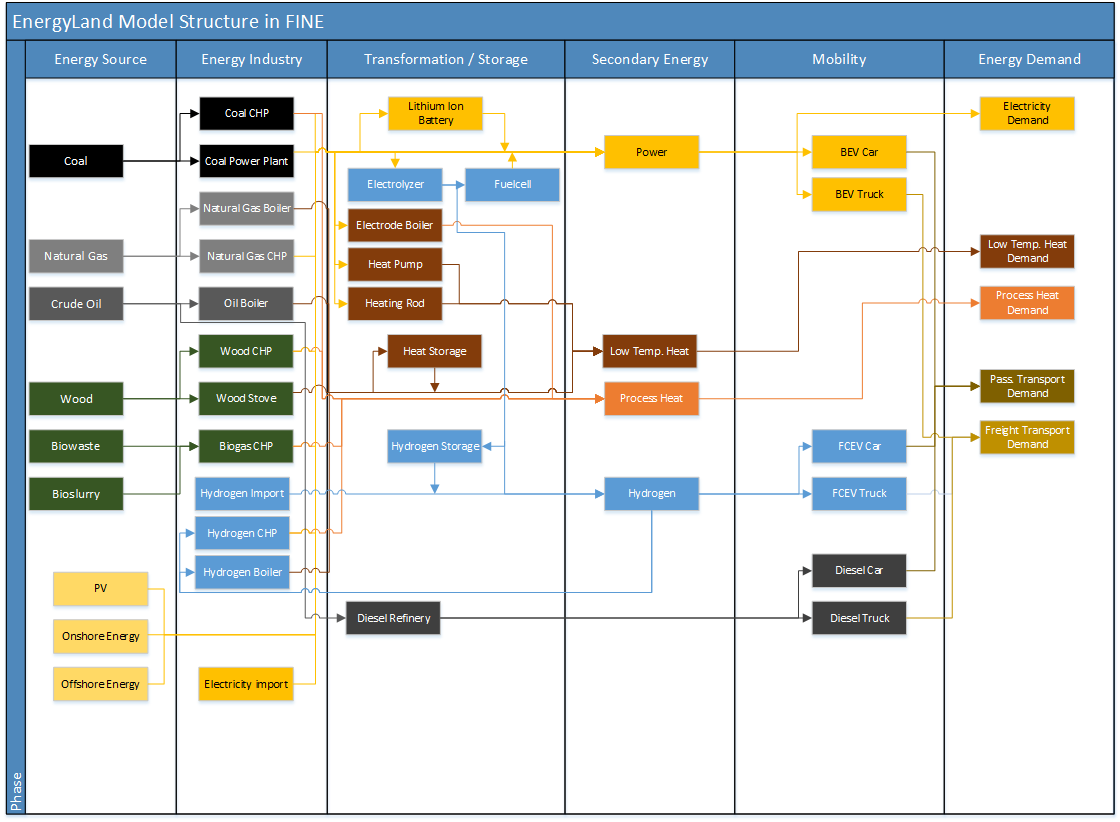
#> input picture FINE/Examples/EnergyLand/strukturExample.png, 1120 x 822 px
$ python -i practice.py   (imports and definitions only)
#> lines starting #> are read from the running program, lines starting #| are printed output that depends on the picture
import numpy as np
import pandas as pd
import oemof.solph as solph
from oemof.network.network import Node
import oemof.thermal.compression_heatpumps_and_chillers as hp
from oemof.tools import logger
from oemof.tools import economics
import logging
import os
from oemof.network.graph import create_nx_graph
import networkx as nx
import pprint as pp
from oemof.thermal.stratified_thermal_storage import (
    calculate_storage_u_value,
    calculate_storage_dimensions,
    calculate_capacities,
    calculate_losses,
)

try:
    import matplotlib.pyplot as plt
except ImportError:
    plt = None

# [37 lines left out: function read_excel, not called in this run]


def convert_nodes(data):
    """Converts node dict to oemof nodes (oemof objects)
                Parameters
                ----------
                data : :obj:`dict`
                    Nodes data
                Returns
                -------
                nodesList : `obj`:list of :class:`nodes <oemof.network.Node>`
    """
    if not data:
        raise ValueError("No nodes data provided.")

    nodesList = []

    # Create Bus objects from buses table
    busDict = {}
    for i, b in data["buses"].iterrows():
        if b["active"]:
            bus = solph.Bus(label=b["label"])
            nodesList.append(bus)
            busDict[b["label"]] = bus

    # Create excess components for the elec/heat bus to allow overproduction


    # Create Source objects from table 'commodity sources'
    for i, cs in data["commodity_sources"].iterrows():
        if cs["active"]:
            nodesList.append(solph.Source(
                    label=cs["label"],
                    outputs={
                        busDict[cs["to"]]: solph.Flow(
                            variable_costs=cs["variable costs"]
                        )
                    },
                ))

    # Create Sink objects with fixed time series from 'demand' table
    for i, de in data["demand"].iterrows():
        if de["active"]:
            # set static inflow values, if any
            inflow_args = {}
            # get time series for node and parameter
            for col in data["timeseries"].columns.values:
                if col.split(".")[0] == de["label"]:
                    inflow_args[col.split(".")[1]] = data["timeseries"][col]

            # create
            nodesList.append(
                solph.Sink(
                    label=de["label"],
                    inputs={busDict[de["from"]]: solph.Flow(**inflow_args)},
                )
            )

    Temperature_sh = 35
    Temperature_dhw = 55
    Temperature_a = np.array(data["timeseries"]["temperature.actual"])

    # Create Transformer objects from 'transformers' table
    for i, t in data["transformers"].iterrows():
        if t["active"]:
            if t["label"] == "HP":
                copSH = calculate_cop(Temperature_sh,Temperature_a)
                copDHW = calculate_cop(Temperature_dhw,Temperature_a)
                nodesList.append(
                    solph.Transformer(
                        label=t["label"],
                        inputs={busDict[t["from"]]: solph.Flow()},
                        outputs={
                            busDict[t["to"].split(",")[0]]: solph.Flow(),
                            busDict[t["to"].split(",")[1]]: solph.Flow()},
                        conversion_factors={busDict[t["to"].split(",")[0]]: copSH,
                                            busDict[t["to"].split(",")[1]]: copDHW},
                    )
                )
            elif t["label"] == "CHP":
                # motoric CHP
                nodesList.append(
                    solph.components.GenericCHP(
                        label=t["label"],
                        fuel_input={
                            busDict[t["from"]]: solph.Flow(
                                H_L_FG_share_max=[0.18 for p in range(0, 24)],
                                H_L_FG_share_min=[0.41 for p in range(0, 24)])
                        },
                        electrical_output={
                            busDict[t["to"].split(",")[0]]: solph.Flow(
                                P_max_woDH=[200 for p in range(0, 24)],
                                P_min_woDH=[100 for p in range(0, 24)],
                                Eta_el_max_woDH=[0.44 for p in range(0, 24)],
                                Eta_el_min_woDH=[0.40 for p in range(0, 24)],
                            )
                        },
                        heat_output={busDict[t["to"].split(",")[1]]: solph.Flow(Q_CW_min=[0 for p in range(0, 24)]),
                                    },
                        Beta=[0 for p in range(0, 24)],
                        back_pressure=False,
                    )
                )
            else:
                print("Transformer label not identified...")

    # Create Storage objects from 'transformers' table
    for i, s in data["storages"].iterrows():
        if s["active"]:
            if s["label"] == "electricalStorage":
                nodesList.append(
                    solph.components.GenericStorage(
                        label=s["label"],
                        inputs={
                            busDict[s["bus"]]: solph.Flow()
                        },
                        outputs={
                            busDict[s["bus"]]: solph.Flow()
                        },
                        nominal_storage_capacity=s["nominal capacity"],
                        loss_rate=s["capacity loss"],
                        initial_storage_level=s["initial capacity"],
                        inflow_conversion_factor=s["efficiency inflow"],
                        outflow_conversion_factor=s["efficiency outflow"],
                        Balanced=False
                    )
                )
            else:
                if s["label"] == "dhwStorage":
                    u_value, volume, surface, nominal_storage_capacity, loss_rate, fixed_losses_relative, fixed_losses_absolute  = precalculateStratifiedStorage(data["stratified_storage"], Temperature_dhw)
                elif s["label"] == "shStorage":
                    u_value, volume, surface, nominal_storage_capacity, loss_rate, fixed_losses_relative, fixed_losses_absolute = precalculateStratifiedStorage(data["stratified_storage"], Temperature_sh)
                else:
                    print("Storage label not identified")

                if s["label"] == "dhwStorage" or "shStorage":
                    nodesList.append(
                        solph.components.GenericStorage(
                            label=s["label"],
                            inputs={
                                busDict[s["bus"]]: solph.Flow(),
                            },
                            outputs={
                                busDict[s["bus"]]: solph.Flow()
                            },
                            nominal_storage_capacity=nominal_storage_capacity,
                            loss_rate=loss_rate,
                            fixed_losses_relative=fixed_losses_relative,
                            fixed_losses_absolute=fixed_losses_absolute,
                            inflow_conversion_factor=data["stratified_storage"].at[0, 'inflow_conversion_factor'],
                            outflow_conversion_factor=data["stratified_storage"].at[0, 'outflow_conversion_factor'],
                            balanced=False
                        )
                    )

    return nodesList


# [36 lines left out: functions calculate_cop, precalculateStratifiedStorage, not called in this run]


# [113 lines not run here, left out]

>>> import cv2
>>> picture = cv2.imread('../../FINE/Examples/EnergyLand/strukturExample.png', cv2.IMREAD_GRAYSCALE)
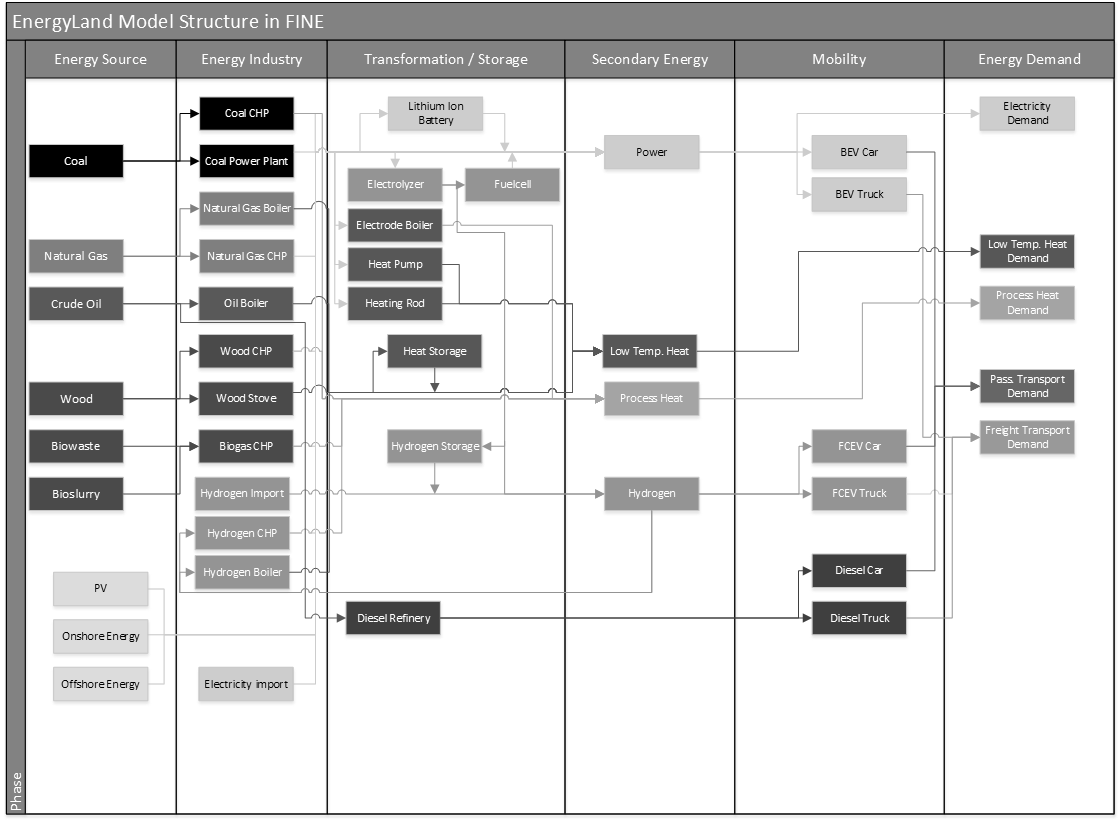
#> picture: shape (822, 1120); min 0, max 255, mean 217.1
#> (the run stopped early here; a loop or call above may not have finished)
